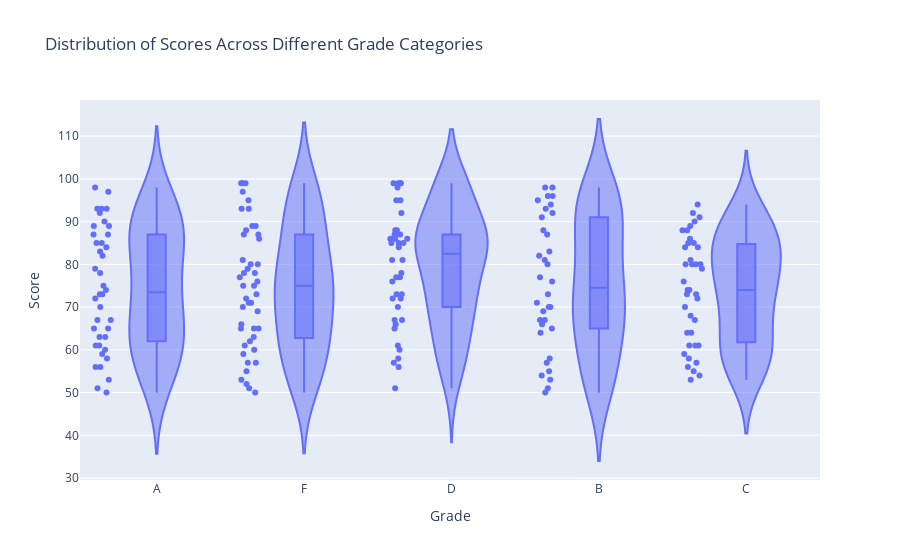

Write notebook code for a chart like this one.
### Code cell
#2. Using the Student Grades, create a violin plot to display the distribution of scores across different grade categories.

#np.random.seed(15)
#data = {'Grade': np.random.choice(['A', 'B', 'C', 'D', 'F'], 200), 'Score': np.random.randint(50, 100, 200)}
#df = pd.DataFrame(data)
# Using the sales data, generate a heatmap to visualize the variation in sales across different months and days.

#np.random.seed(20)
#data = {'Month': np.random.choice(['Jan', 'Feb', 'Mar', 'Apr', 'May'], 100),  'Day': np.random.choice(range(1, 31), 100), 'Sales': np.random.randint(1000, 5000, 100) }
#df = pd.DataFrame(data)

import numpy as np
import pandas as pd
import plotly.express as px

# Set random seed for reproducibility
np.random.seed(15)

# Generate the dataset
data = {'Grade': np.random.choice(['A', 'B', 'C', 'D', 'F'], 200),
        'Score': np.random.randint(50, 100, 200)}
df = pd.DataFrame(data)

# Create the violin plot
fig = px.violin(df, y='Score', x='Grade', box=True, points="all", title="Distribution of Scores Across Different Grade Categories")

# Show the plot
fig.show()

### Figure 1 — Plotly figure (JSON) as saved in the notebook; plotly's stock layout.template omitted (floating-point values rounded to 4 significant figures; data arrays with more than 128 entries replaced by an {"elided": "..."} marker saying what was removed)
{"data": [{"alignmentgroup": "True", "box": {"visible": true}, "hovertemplate": "Grade=%{x}<br>Score=%{y}<extra></extra>", "legendgroup": "", "marker": {"color": "#636efa"}, "name": "", "offsetgroup": "", "orientation": "v", "points": "all", "scalegroup": "True", "showlegend": false, "type": "violin", "x": {"elided": "200 str values"}, "x0": " ", "xaxis": "x", "y": {"elided": "200 int values"}, "y0": " ", "yaxis": "y"}], "layout": {"autosize": true, "legend": {"tracegroupgap": 0}, "title": {"text": "Distribution of Scores Across Different Grade Categories"}, "violinmode": "group", "xaxis": {"anchor": "y", "autorange": true, "domain": [0, 1], "range": [-0.5177, 4.5], "title": {"text": "Grade"}, "type": "category"}, "yaxis": {"anchor": "x", "autorange": true, "domain": [0, 1], "range": [29.54, 118.5], "title": {"text": "Score"}, "type": "linear"}}}
